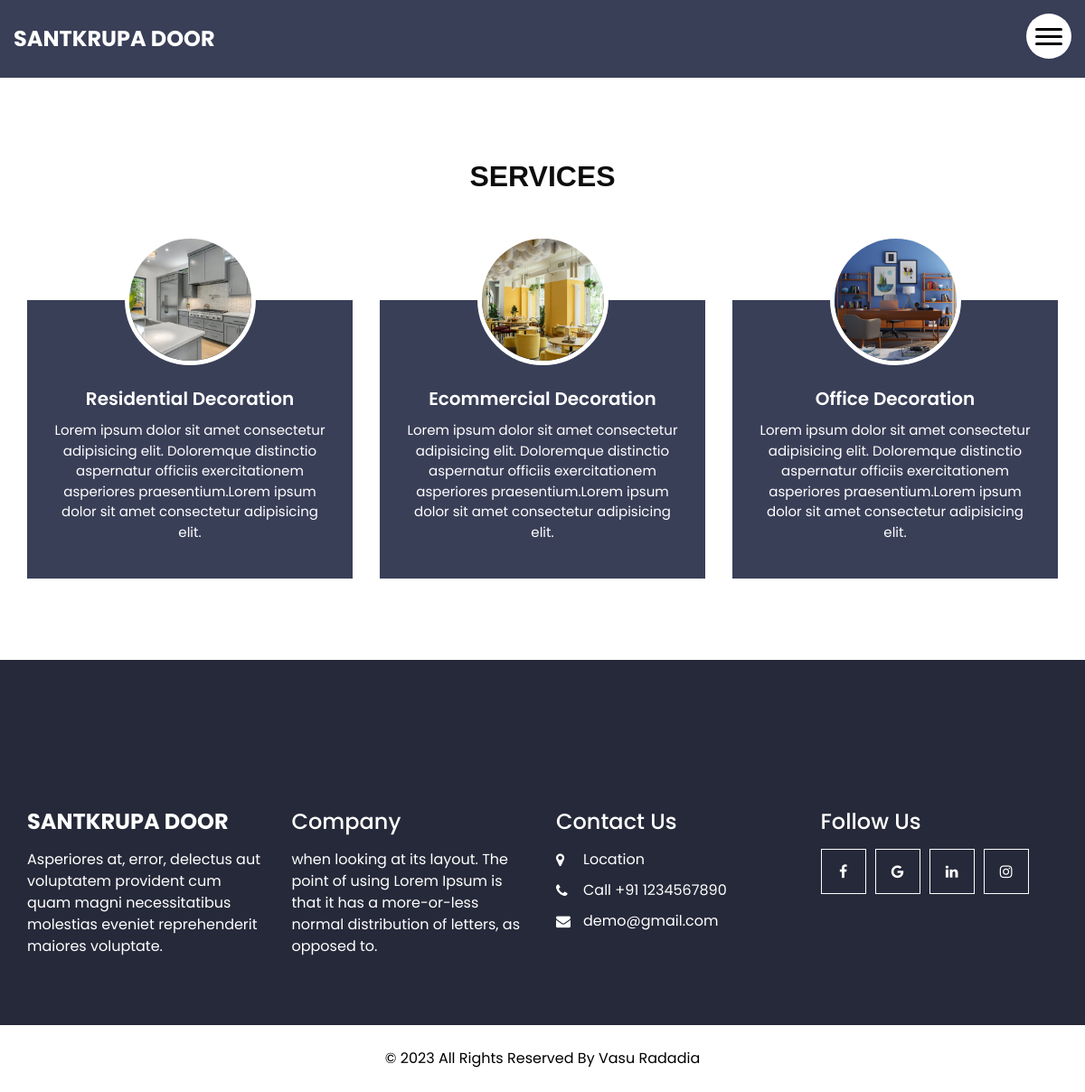
/templates/service.html, run on the app's committed database.
### app/models.py (models this page shows, shortened)
class Header(models.Model):
    website_name = models.CharField(max_length=255)

class Service(models.Model):
    title = models.CharField(max_length=255)
    image = models.ImageField(upload_to='images/')
    description = models.TextField()

class Info(models.Model):
    company_name = models.CharField(max_length=255)
    company_description = models.TextField()
    company_description_1 = models.TextField(default=1) # type: ignore
    location = models.CharField(max_length=255)
    contact_number = models.CharField(max_length=20)
    email = models.EmailField()
    facebook_link = models.URLField(blank=True)
    google_link = models.URLField(blank=True)
    linkedin_link = models.URLField(blank=True)
    instagram_link = models.URLField(blank=True)

class Footer(models.Model):
    description = models.CharField(max_length=255)
    description_1 = models.URLField(blank=True, default=1) # type: ignore

### app/views.py (the view)
# urls.py: path('templates/service.html', views.service, name='service'),
def service(request):
    header = Header.objects.first()
    info = Info.objects.first()
    footer = Footer.objects.first()
    services = Service.objects.all()
    return render(request, 'service.html', {'header': header, 'info': info, 'footer': footer, 'services': services})

### templates/service.html (shortened to what this page needs)
{% load static %}
<!DOCTYPE html>
<html>
<head>
  <link rel="stylesheet" type="text/css" href="{% static 'assets/css/bootstrap.css' %}" />
  <link rel="stylesheet" href="{% static 'assets/css/ekko-lightbox.css' %}" />
  <link href="{% static 'assets/css/font-awesome.min.css' %}" rel="stylesheet" />
  <link href="{% static 'assets/css/style.css' %}" rel="stylesheet" />
  <link href="{% static 'assets/css/responsive.css' %}" rel="stylesheet" />
</head>
<body>
  <header class="header_section innerpage_header">
    <div class="container-fluid">
      <nav class="navbar navbar-expand-lg custom_nav-container">
        <a class="navbar-brand" href="{% url 'index' %}">
          <span>
            {{ header.website_name }}
          </span>
        </a>
        <div class="" id="">
          <div class="custom_menu-btn">
            <button onclick="openNav()">
              <span class="s-1"> </span>
              <span class="s-2"> </span>
              <span class="s-3"> </span>
            </button>
          </div>
        </div>
      </nav>
    </div>
  </header>
  <section class="service_section layout_padding">
    <div class="container">
      <div class="heading_container heading_center">
        <h2>
          Services
        </h2>
      </div>
      <div class="row">
        {% for service in services %}
          <div class="col-md-6 col-lg-4 mx-auto">
            <div class="box">
              <div class="img-box">
                <img src="{{ service.image.url }}" alt="">
              </div>
              <div class="detail-box">
                <h5>{{ service.title }}</h5>
                <p>{{ service.description }}</p>
              </div>
            </div>
          </div>
        {% endfor %}
      </div>
    </div>
  </section>
  <section class="info_section ">
    <div class="container">
      <div class="row info_main_row">
        <div class="col-md-6 col-lg-3">
          <div class="info_insta">
            <h4>
              <a href="{% url 'index' %}" class="navbar-brand m-0 p-0">
                <span>
                  {{ info.company_name }}
                </span>
              </a>
            </h4>
            <p class="mb-0">
              {{ info.company_description }}
            </p>
          </div>
        </div>
        <div class="col-md-6 col-lg-3">
          <div class="info_detail">
            <h4>
              Company
            </h4>
            <p class="mb-0">
              {{ info.company_description_1 }}
            </p>
          </div>
        </div>
        <div class="col-md-6 col-lg-3">
          <h4>
            Contact Us
          </h4>
          <div class="info_contact">
            <a href="">
              <i class="fa fa-map-marker" aria-hidden="true"></i>
              <span>
                {{ info.location }}
              </span>
            </a>
            <a href="">
              <i class="fa fa-phone" aria-hidden="true"></i>
              <span>
                Call {{ info.contact_number }}
              </span>
            </a>
            <a href="">
              <i class="fa fa-envelope"></i>
              <span>
                {{ info.email }}
              </span>
            </a>
          </div>
        </div>
        <div class="col-md-6 col-lg-3">
          <h4>
            Follow Us
          </h4>
          <div class="social_box">
            {% if info.facebook_link %}
            <a href="{{ info.facebook_link }}">
              <i class="fa fa-facebook" aria-hidden="true"></i>
            </a>
            {% endif %}
            {% if info.google_link %}
            <a href="{{ info.google_link }}">
              <i class="fa fa-google" aria-hidden="true"></i>
            </a>
            {% endif %}
            {% if info.linkedin_link %}
            <a href="{{ info.linkedin_link }}">
              <i class="fa fa-linkedin" aria-hidden="true"></i>
            </a>
            {% endif %}
            {% if info.instagram_link %}
            <a href="{{ info.instagram_link }}">
              <i class="fa fa-instagram" aria-hidden="true"></i>
            </a>
            {% endif %}
          </div>
        </div>
      </div>
    </div>
  </section>
  <footer class="footer_section">
    <div class="container">
      <p>
        &copy; <span id="displayYear"></span> All Rights Reserved By
        <a href="{{ footer.description_1 }}">{{ footer.description }}</a>
      </p>
    </div>
  </footer>
</body>
</html>

### static/assets/css/style.css (style rules this page uses)
body { font-family: "Poppins", sans-serif; color: #0c0c0c; background-color: #ffffff; overflow-x: hidden; }
.layout_padding { padding: 90px 0; }
.heading_container { display: -webkit-box; display: -ms-flexbox; display: flex; -webkit-box-orient: vertical; -webkit-box-direction: normal; -ms-flex-direction: column; flex-direction: column; -webkit-box-align: start; -ms-flex-align: start; align-items: flex-start; font-family: "octin sports", sans-serif; }
.heading_container h2 { position: relative; font-weight: bold; text-transform: uppercase; margin: 0; }
.heading_container.heading_center { -webkit-box-align: center; -ms-flex-align: center; align-items: center; text-align: center; }
h1, h2 { font-family: "octin sports", sans-serif; }
.header_section { position: absolute; top: 0; width: 100%; z-index: 9; }
.header_section.innerpage_header { position: relative; background: #3a3f58; padding: 10px 0; }
.custom_nav-container { padding: 10px 0; }
.custom_menu-btn { position: fixed; right: 15px; top: 15px; width: 50px; height: 50px; }
.custom_menu-btn::before { content: ""; position: absolute; top: 0; right: 0; width: 100%; height: 100%; background-color: white; -webkit-box-shadow: 0 0 5px 0 rgba(0, 0, 0, 0.07); box-shadow: 0 0 5px 0 rgba(0, 0, 0, 0.07); z-index: 7; border-radius: 100%; -webkit-transition: all .3s; transition: all .3s; }
.custom_menu-btn button { width: 50px; height: 50px; outline: none; border: none; border-radius: 100%; display: -webkit-box; display: -ms-flexbox; display: flex; -webkit-box-orient: vertical; -webkit-box-direction: normal; -ms-flex-direction: column; flex-direction: column; -webkit-box-align: center; -ms-flex-align: center; align-items: center; -webkit-box-pack: center; -ms-flex-pack: center; justify-content: center; background-color: transparent; position: relative; z-index: 999; margin: 0; }
.custom_menu-btn button span { display: block; width: 30px; height: 3px; background-color: #000000; margin: 2.5px 0; -webkit-transition: all 0.3s; transition: all 0.3s; border-radius: 15px; }
.custom_menu-btn .s-2 { -webkit-transition: all 0.1s; transition: all 0.1s; }
a, a:hover, a:focus { text-decoration: none; }
.navbar-brand span { font-size: 24px; font-weight: 700; color: #ffffff; text-transform: uppercase; }
.service_section .box { display: -webkit-box; display: -ms-flexbox; display: flex; -webkit-box-orient: vertical; -webkit-box-direction: normal; -ms-flex-direction: column; flex-direction: column; -webkit-box-align: center; -ms-flex-align: center; align-items: center; text-align: center; margin-top: 45px; position: relative; }
.service_section .box .img-box { position: relative; width: 145px; height: 145px; margin-bottom: -72.5px; }
.service_section .box .img-box img { width: 100%; border-radius: 100%; border: 5px solid #ffffff; }
.service_section .box .detail-box { background-color: #3a3f58; color: #ffffff; padding: 97.5px 25px 25px 25px; }
.service_section .box .detail-box h5 { margin-bottom: 0; font-weight: 600; }
.service_section .box .detail-box p { font-size: 15px; margin-top: 12px; margin-bottom: 15px; }
.info_section { background-color: #262939; color: #ffffff; padding: 165px 0 75px 0; }
.info_section h4 { margin-bottom: 15px; }
.info_section .info_contact a { display: -webkit-box; display: -ms-flexbox; display: flex; -webkit-box-align: center; -ms-flex-align: center; align-items: center; color: #ffffff; margin-bottom: 10px; }
.info_section .info_contact a i { margin-right: 5px; width: 25px; }
.info_section .social_box { width: 100%; display: -webkit-box; display: -ms-flexbox; display: flex; -ms-flex-wrap: wrap; flex-wrap: wrap; }
.info_section .social_box a { display: -webkit-box; display: -ms-flexbox; display: flex; -webkit-box-pack: center; -ms-flex-pack: center; justify-content: center; -webkit-box-align: center; -ms-flex-align: center; align-items: center; width: 50px; height: 50px; border: 1px solid #ffffff; color: #ffffff; margin-right: 10px; margin-bottom: 10px; }
.footer_section { position: relative; text-align: center; }
.footer_section p { color: #000000; padding: 25px 0; margin: 0; }
.footer_section p a { color: inherit; }

### static/assets/css/responsive.css (style rules this page uses)
@media (min-width: 1200px) { .container { max-width: 1170px; } }

### data on the page
Header: website_name "SANTKRUPA DOOR"
Service: image (picture), title "Residential Decoration", description "Lorem ipsum dolor sit amet consectetur adipisicing elit. Doloremque distinctio aspernatur officiis exercitationem asperiores praesentium.Lorem ipsum dolor sit amet consectetur adipisicing elit."
Service: image (picture), title "Ecommercial Decoration", description "Lorem ipsum dolor sit amet consectetur adipisicing elit. Doloremque distinctio aspernatur officiis exercitationem asperiores praesentium.Lorem ipsum dolor sit amet consectetur adipisicing elit."
Service: image (picture), title "Office Decoration", description "Lorem ipsum dolor sit amet consectetur adipisicing elit. Doloremque distinctio aspernatur officiis exercitationem asperiores praesentium.Lorem ipsum dolor sit amet consectetur adipisicing elit."
Info: company_name "SANTKRUPA DOOR", company_description "Asperiores at, error, delectus aut voluptatem provident cum quam magni necessitatibus molestias eveniet reprehenderit maiores voluptate.", company_description_1 "when looking at its layout. The point of using Lorem Ipsum is that it has a more-or-less normal distribution of letters, as opposed to.", location "Location", contact_number "+91 1234567890", email "demo@gmail.com"
Footer: description "Vasu Radadia"
